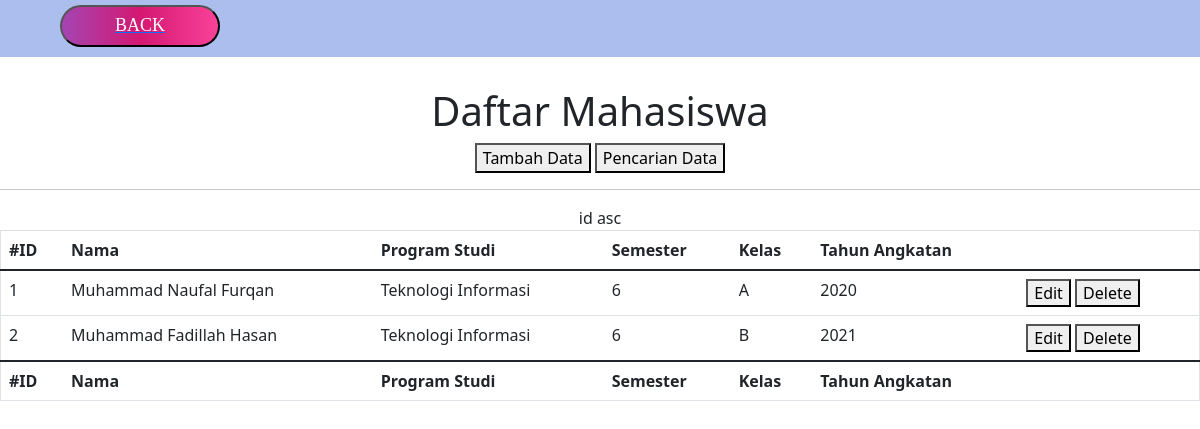
The page /daftarmaha.php (signed in) on the database as committed earlier.
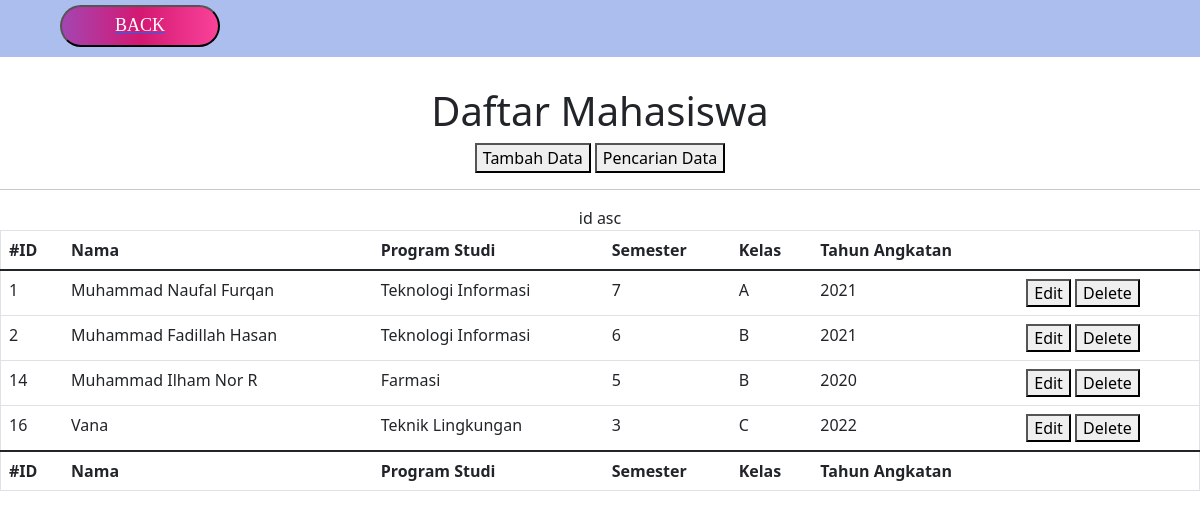
The same page on the database as committed later.
### tables this page shows
CREATE TABLE `datamaha` (
  `id` int(11) NOT NULL,
  `nim` varchar(255) NOT NULL,
  `nama` varchar(255) NOT NULL,
  `prodi` varchar(255) NOT NULL,
  `semester` int(11) NOT NULL,
  `kelas` varchar(11) NOT NULL,
  `tahun_angkatan` int(255) NOT NULL
);

### daftarmaha.php (the view, shortened to what this page needs)
<?php
    require_once "db.php";
?>
<!DOCTYPE html>
<html>
    <head>
    <link href="https://cdn.jsdelivr.net/npm/bootstrap@5.1.3/dist/css/bootstrap.min.css" rel="stylesheet">
    <link rel="stylesheet" type="text/css" href="simpan.css">
    </head>
    <body>
    <section>
        <div class="header">
            <button class="backbutton" name="backhome" style="margin-bottom:10px;"><a href="index.php"><span style="color: #FFFFFF;text-decoration: none;">Back</span></a></button>
        </div>
    </section>
        <div class="welcome" style="text-align:center;">
        <div class="welcome" style="text-align:center; margin-top:30px;">
            <h1>Daftar Mahasiswa</h1>
            <a href="create.php"><button type="button">Tambah Data</button></a>
            <a href="search.php"><button type="button">Pencarian Data</button></a>
            <hr />
        </div>
        <table border="1" id="tabel1" class="table" style="justify-content: center;align-items: center;">
            <thead>
                <tr>
                    <th data-column="id" data-order="desc">#ID</th>
                    <th data-column="nama" data-order="desc">
                        Nama
                    </th>
                    <th data-column="prodi" data-order="desc">
                        Program Studi
                    </th>
                    <th data-column="semester" data-order="desc">
                        Semester
                    </th>
                    <th data-column="kelas" data-order="desc">
                        Kelas
                    </th>
                    <th data-column="tahun_angkatan" data-order="desc">
                        Tahun Angkatan
                    </th>
                </tr>
            </thead>
            <tfoot>
                <tr>
                    <th>
                        #ID
                    </th>
                    <th>
                        Nama
                    </th>
                    <th>
                        Program Studi
                    </th>
                    <th>
                        Semester
                    </th>
                    <th>
                        Kelas
                    </th>
                    <th>
                        Tahun Angkatan
                    </th>
                </tr>
            </tfoot>
            <?php
            if (!isset($_COOKIE['hasil'])){
                $urutan = "id asc";
            }else{
                $urutan = $_COOKIE['hasil'];
            }
            $query = $db->prepare("SELECT * FROM datamaha ORDER BY $urutan");
            $query->execute();
            $data = $query->fetchAll();
            ?>
            <tbody>
            <?php foreach ($data as $value): ?>
                <tr>
                    <td>
                        <?php echo $value['id'] ?>
                    </td>
                    <td>
                        <?php echo $value['nama'] ?>
                    </td>
                    <td>
                        <?php echo $value['prodi'] ?>
                    </td>
                    <td>
                        <?php echo $value['semester'] ?>
                    </td>
                    <td>
                        <?php echo $value['kelas'] ?>
                    </td>
                    <td>
                        <?php echo $value['tahun_angkatan'] ?>
                    </td>
                    <td>
                        <a href="edit.php?id=<?php echo $value['id']?>"><button type="button">Edit</button></a>
                        <a href="#" onclick="return confirm('Yakin untuk dihapus ? maaf tombol deletenya blm jadi'); " ><button type="button">Delete</button></a>
                    </td>
                </tr>
            <?php endforeach; ?>
            </tbody>
        </table>
    </body>
</html>

### simpan.css (style rules this page uses)
.login100-form-btn, .backbutton { font-family: Ubuntu-Bold; font-size: 18px; color: #fff; line-height: 1.2; text-transform: uppercase; margin-top: 5px; display: -webkit-box; display: -webkit-flex; display: -moz-box; display: -ms-flexbox; display: flex; justify-content: center; align-items: center; padding: 0 20px; min-width: 160px; height: 42px; border-radius: 21px; background: #d41872; background: -webkit-linear-gradient(left, #a445b2, #d41872, #fa4299); background: -o-linear-gradient(left, #a445b2, #d41872, #fa4299); background: -moz-linear-gradient(left, #a445b2, #d41872, #fa4299); background: linear-gradient(left, #a445b2, #d41872, #fa4299); position: relative; z-index: 1; -webkit-transition: all 0.4s; -o-transition: all 0.4s; -moz-transition: all 0.4s; transition: all 0.4s; }
.login100-form-btn::before, .backbutton::before { content: ""; display: block; position: absolute; z-index: -1; width: 100%; height: 100%; border-radius: 21px; background-color: #555555; top: 0; left: 0; opacity: 0; -webkit-transition: all 0.4s; -o-transition: all 0.4s; -moz-transition: all 0.4s; transition: all 0.4s; }

### daftarmaha.php (style rules this page uses)
.header { display: flex; justify-content: space-between; background-color: #ABBEED; padding: 0 60px; top: 0; }

Rows that differ between the two databases and show on the page:
changed datamaha "Muhammad Naufal Furqan": semester "6" → "7"; tahun_angkatan "2020" → "2021"
added datamaha: id "14", nama "Muhammad Ilham Nor R", prodi "Farmasi", semester "5", kelas "B", tahun_angkatan "2020"
added datamaha: id "16", nama "Vana", prodi "Teknik Lingkungan", semester "3", kelas "C", tahun_angkatan "2022"
